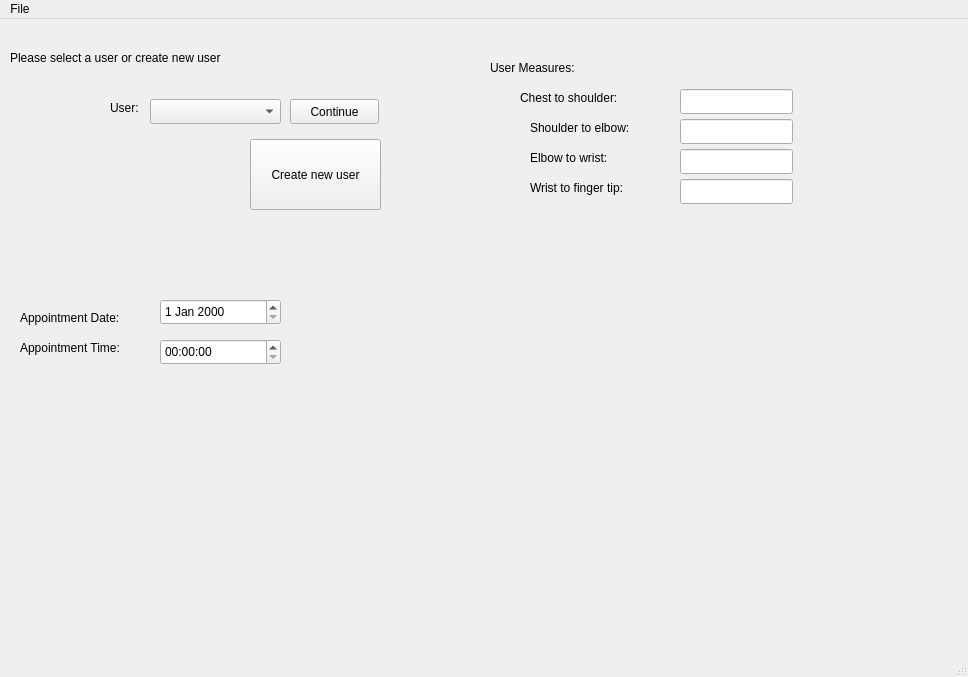
<?xml version="1.0" encoding="UTF-8"?>
<ui version="4.0">
 <class>MainWindow</class>
 <widget class="QMainWindow" name="MainWindow">
  <property name="geometry">
   <rect>
    <x>0</x>
    <y>0</y>
    <width>968</width>
    <height>677</height>
   </rect>
  </property>
  <property name="windowTitle">
   <string>MainWindow</string>
  </property>
  <widget class="QWidget" name="centralwidget">
   <widget class="QLabel" name="label">
    <property name="geometry">
     <rect>
      <x>110</x>
      <y>80</y>
      <width>41</width>
      <height>17</height>
     </rect>
    </property>
    <property name="text">
     <string>User:</string>
    </property>
   </widget>
   <widget class="QDateEdit" name="dateEdit">
    <property name="geometry">
     <rect>
      <x>160</x>
      <y>280</y>
      <width>121</width>
      <height>26</height>
     </rect>
    </property>
   </widget>
   <widget class="QTimeEdit" name="timeEdit">
    <property name="geometry">
     <rect>
      <x>160</x>
      <y>320</y>
      <width>121</width>
      <height>26</height>
     </rect>
    </property>
   </widget>
   <widget class="QLabel" name="label_2">
    <property name="geometry">
     <rect>
      <x>20</x>
      <y>290</y>
      <width>141</width>
      <height>17</height>
     </rect>
    </property>
    <property name="text">
     <string>Appointment Date:</string>
    </property>
   </widget>
   <widget class="QLabel" name="label_3">
    <property name="geometry">
     <rect>
      <x>20</x>
      <y>320</y>
      <width>141</width>
      <height>17</height>
     </rect>
    </property>
    <property name="text">
     <string>Appointment Time:</string>
    </property>
   </widget>
   <widget class="QComboBox" name="comboBox_userlist">
    <property name="geometry">
     <rect>
      <x>150</x>
      <y>80</y>
      <width>131</width>
      <height>25</height>
     </rect>
    </property>
   </widget>
   <widget class="QPushButton" name="button_continue">
    <property name="geometry">
     <rect>
      <x>290</x>
      <y>80</y>
      <width>89</width>
      <height>25</height>
     </rect>
    </property>
    <property name="text">
     <string>Continue</string>
    </property>
   </widget>
   <widget class="QPushButton" name="button_new_user">
    <property name="geometry">
     <rect>
      <x>250</x>
      <y>120</y>
      <width>131</width>
      <height>71</height>
     </rect>
    </property>
    <property name="text">
     <string>Create new user</string>
    </property>
   </widget>
   <widget class="QLabel" name="label_4">
    <property name="geometry">
     <rect>
      <x>10</x>
      <y>30</y>
      <width>271</width>
      <height>17</height>
     </rect>
    </property>
    <property name="text">
     <string>Please select a user or create new user</string>
    </property>
   </widget>
   <widget class="QLabel" name="label_5">
    <property name="geometry">
     <rect>
      <x>490</x>
      <y>40</y>
      <width>151</width>
      <height>17</height>
     </rect>
    </property>
    <property name="text">
     <string>User Measures:</string>
    </property>
   </widget>
   <widget class="QLabel" name="label_6">
    <property name="geometry">
     <rect>
      <x>520</x>
      <y>70</y>
      <width>141</width>
      <height>17</height>
     </rect>
    </property>
    <property name="text">
     <string>Chest to shoulder:</string>
    </property>
   </widget>
   <widget class="QLabel" name="label_7">
    <property name="geometry">
     <rect>
      <x>530</x>
      <y>100</y>
      <width>141</width>
      <height>17</height>
     </rect>
    </property>
    <property name="text">
     <string>Shoulder to elbow:</string>
    </property>
   </widget>
   <widget class="QLabel" name="label_8">
    <property name="geometry">
     <rect>
      <x>530</x>
      <y>130</y>
      <width>141</width>
      <height>17</height>
     </rect>
    </property>
    <property name="text">
     <string>Elbow to wrist:</string>
    </property>
   </widget>
   <widget class="QLabel" name="label_9">
    <property name="geometry">
     <rect>
      <x>530</x>
      <y>160</y>
      <width>141</width>
      <height>17</height>
     </rect>
    </property>
    <property name="text">
     <string>Wrist to finger tip:</string>
    </property>
   </widget>
   <widget class="QLineEdit" name="lineEdit_chest_to_shoulder">
    <property name="geometry">
     <rect>
      <x>680</x>
      <y>70</y>
      <width>113</width>
      <height>25</height>
     </rect>
    </property>
   </widget>
   <widget class="QLineEdit" name="lineEdit_shoulder_to_elbow">
    <property name="geometry">
     <rect>
      <x>680</x>
      <y>100</y>
      <width>113</width>
      <height>25</height>
     </rect>
    </property>
   </widget>
   <widget class="QLineEdit" name="lineEdit_elbow_to_wrist">
    <property name="geometry">
     <rect>
      <x>680</x>
      <y>130</y>
      <width>113</width>
      <height>25</height>
     </rect>
    </property>
   </widget>
   <widget class="QLineEdit" name="lineEdit_wrist_to_fingertip">
    <property name="geometry">
     <rect>
      <x>680</x>
      <y>160</y>
      <width>113</width>
      <height>25</height>
     </rect>
    </property>
   </widget>
  </widget>
  <widget class="QMenuBar" name="menubar">
   <property name="geometry">
    <rect>
     <x>0</x>
     <y>0</y>
     <width>968</width>
     <height>22</height>
    </rect>
   </property>
   <widget class="QMenu" name="menuFile">
    <property name="title">
     <string>File</string>
    </property>
   </widget>
   <addaction name="menuFile"/>
  </widget>
  <widget class="QStatusBar" name="statusbar"/>
 </widget>
 <resources/>
 <connections/>
</ui>
